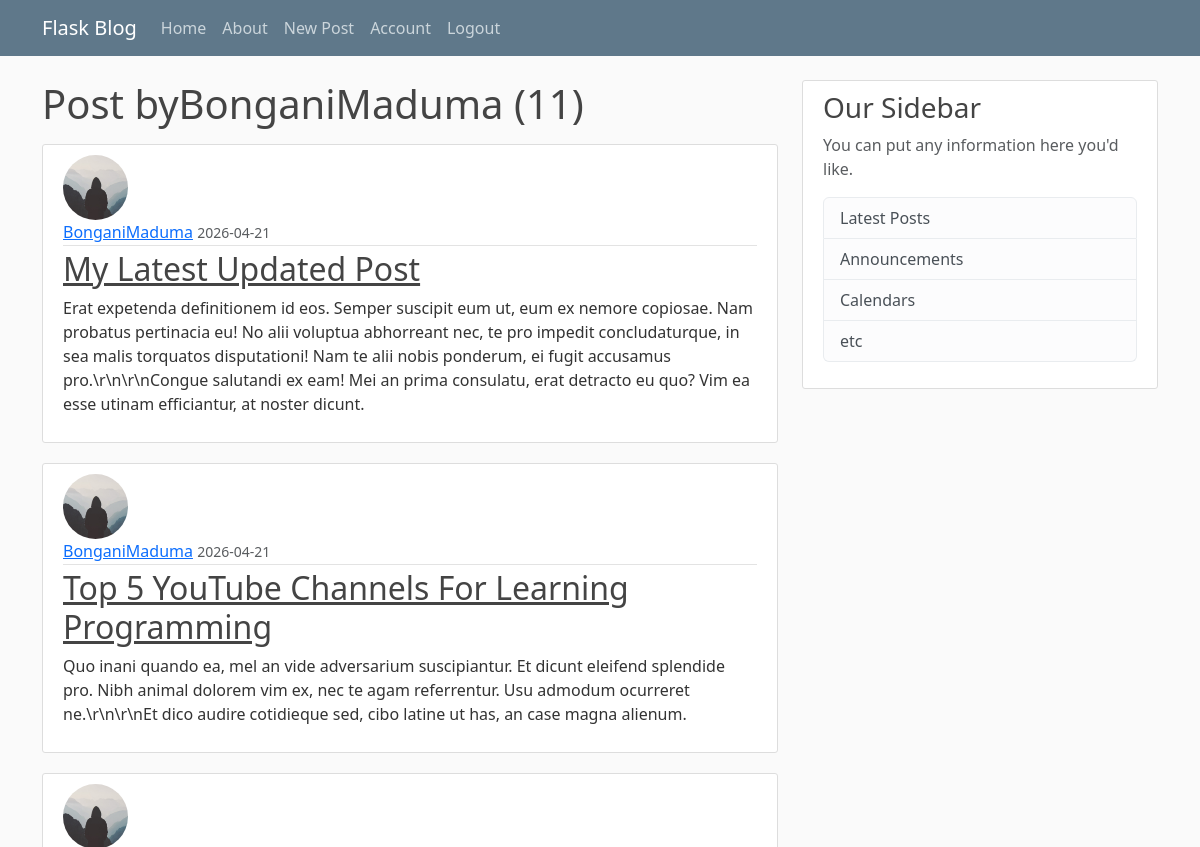
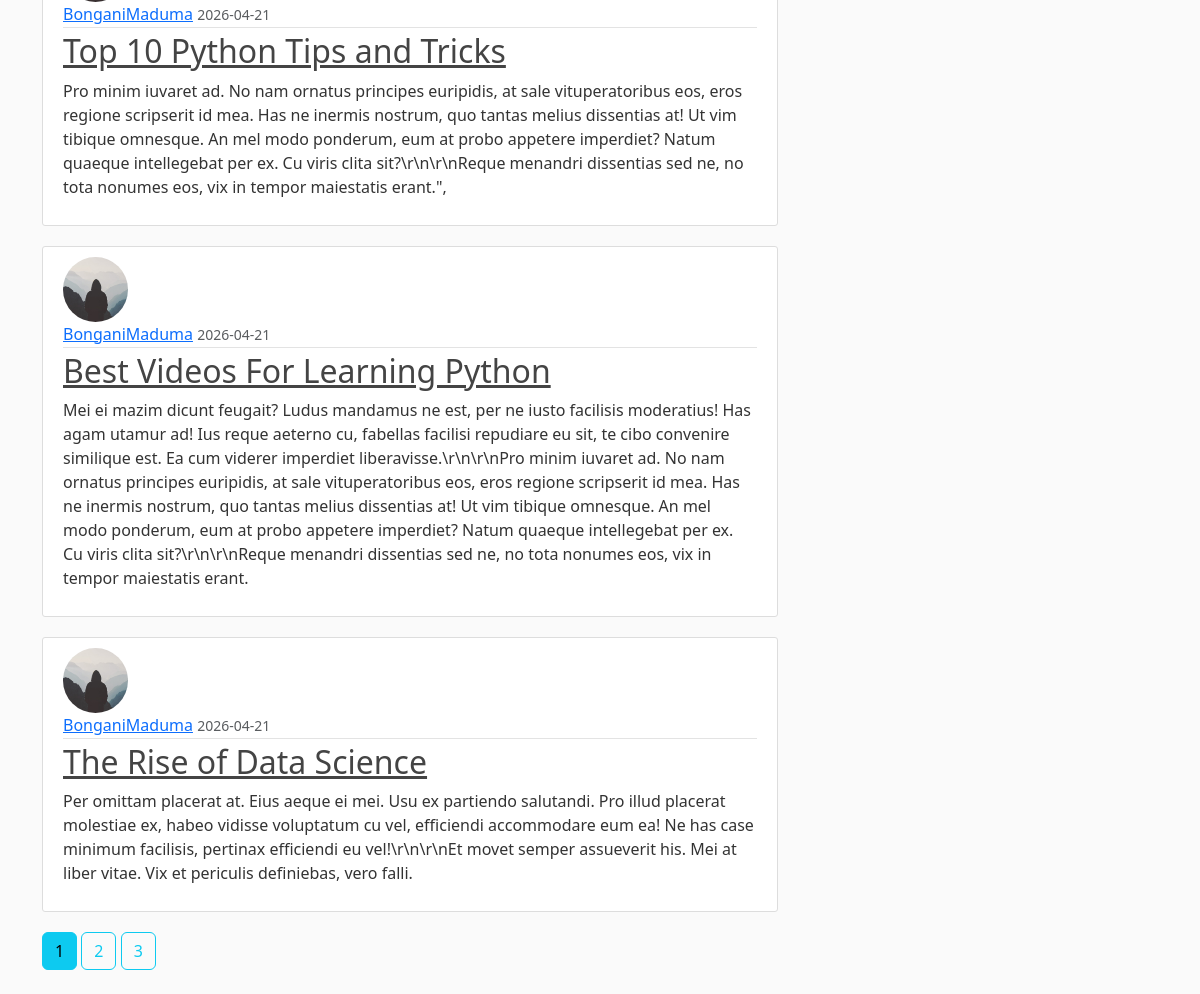
Page /user/BonganiMaduma (signed in) on the committed database (2 pictures, top to bottom).
### blogsite/models.py (models this page shows, shortened)
class User(db.Model, UserMixin):
    id = db.Column(db.Integer, primary_key=True)
    username = db.Column(db.String(20), unique=True, nullable=False)
    email = db.Column(db.String(120), unique=True, nullable=False)
    image_file = db.Column(db.String(20), nullable=False, default='default.jpg')
    password = db.Column(db.String(60), nullable=False)
    posts = db.relationship('Post', backref='author', lazy=True)

class Post(db.Model):
    id = db.Column(db.Integer, primary_key=True)
    title = db.Column(db.String(100), nullable=False)
    date_posted = db.Column(db.DateTime, nullable=False, default=datetime.now)
    content = db.Column(db.Text, nullable=False)
    user_id = db.Column(db.Integer, db.ForeignKey('user.id'), nullable=False)

### blogsite/routes.py (the view)
@app.route("/user/<string:username>")
def user_posts(username):
    page = request.args.get('page', 1, type=int)
    user = User.query.filter_by(username=username).first_or_404()
    post = Post.query.filter_by(author=user)\
        .order_by(Post.date_posted.desc())\
        .paginate(page=page, per_page=5)
    return render_template("user_posts.html", posts=post, user=user)

### blogsite/models.py (called while the page is built)
@login_manager.user_loader
def load_user(user_id):
    return User.query.get(int(user_id))

### blogsite/templates/user_posts.html
{% extends "layout.html" %}
{% block content %}
    <h1 class="mb-3">Post by{{ user.username }} ({{posts.total}})</h1>
    {% for post in posts.items %}
        <article class="media content-section">
            <img class="rounded-circle article-img" src="{{url_for('static', filename='profile_pics/' + post.author.image_file)}}">
            <div class="media-body">
                <div class="article-metadata">
                <a class="mr-2" href="{{ url_for('user_posts', username=post.author.username) }}">{{ post.author.username }}</a>
                <small class="text-muted">{{ post.date_posted.strftime('%Y-%m-%d') }}</small>
                </div>
                <h2><a class="article-title" href="{{ url_for('post', post_id=post.id) }}">{{ post.title }}</a></h2>
                <p class="article-content">{{ post.content }}</p>
            </div>
        </article>
    {% endfor %}
    {% for page_num in posts.iter_pages(left_edge=1, right_edge=1, left_current=1, right_current=2) %}
        {% if page_num %}
            {% if page_num == posts.page %}
                <a class="btn btn-info mb-4" href="{{ url_for('user_posts', username=user.username, page=page_num) }}">{{ page_num }}</a>
            {% else %}
                <a class="btn btn-outline-info mb-4" href="{{ url_for('user_posts', username=user.username, page=page_num) }}">{{ page_num }}</a>
            {% endif %}
        {% else %}
            <span>...</span>
        {% endif %}
    {% endfor %}
{% endblock %}

### blogsite/static/main.css (style rules this page uses)
body { background: #fafafa; color: #333333; margin-top: 5rem; }
h1, h2, h3, h4, h5, h6 { color: #444444; }
.content-section { background: #ffffff; padding: 10px 20px; border: 1px solid #dddddd; border-radius: 3px; margin-bottom: 20px; }
.article-title { color: #444444; }
.article-content { white-space: pre-line; }
.article-img { height: 65px; width: 65px; margin-right: 16px; }
.article-metadata { padding-bottom: 1px; margin-bottom: 4px; border-bottom: 1px solid #e3e3e3 }

### rows in the picture
User: username "BonganiMaduma"
Post: image_file (placeholder picture), author.username "BonganiMaduma", date_posted "2026-04-21", title "My Latest Updated Post", content "Erat expetenda definitionem id eos. Semper suscipit eum ut, eum ex nemore copiosae. Nam probatus pertinacia eu! No alii voluptua abhorreant nec, te pro impedit concludaturque, in sea malis torquatos disputationi! Nam te alii nobis ponderum, ei fugit accusamus pro.\\r\\n\\r\\nCongue salutandi ex eam! Mei an prima consulatu, erat detracto eu quo? Vim ea esse utinam efficiantur, at noster dicunt."
Post: image_file (placeholder picture), author.username "BonganiMaduma", date_posted "2026-04-21", title "Top 5 YouTube Channels For Learning Programming", content "Quo inani quando ea, mel an vide adversarium suscipiantur. Et dicunt eleifend splendide pro. Nibh animal dolorem vim ex, nec te agam referrentur. Usu admodum ocurreret ne.\\r\\n\\r\\nEt dico audire cotidieque sed, cibo latine ut has, an case magna alienum."
Post: image_file (placeholder picture), author.username "BonganiMaduma", date_posted "2026-04-21", title "Top 10 Python Tips and Tricks", content "Pro minim iuvaret ad. No nam ornatus principes euripidis, at sale vituperatoribus eos, eros regione scripserit id mea. Has ne inermis nostrum, quo tantas melius dissentias at! Ut vim tibique omnesque. An mel modo ponderum, eum at probo appetere imperdiet? Natum quaeque intellegebat per ex. Cu viris clita sit?\\r\\n\\r\\nReque menandri dissentias sed ne, no tota nonumes eos, vix in tempor maiestatis erant.\","
Post: image_file (placeholder picture), author.username "BonganiMaduma", date_posted "2026-04-21", title "Best Videos For Learning Python", content "Mei ei mazim dicunt feugait? Ludus mandamus ne est, per ne iusto facilisis moderatius! Has agam utamur ad! Ius reque aeterno cu, fabellas facilisi repudiare eu sit, te cibo convenire similique est. Ea cum viderer imperdiet liberavisse.\\r\\n\\r\\nPro minim iuvaret ad. No nam ornatus principes euripidis, at sale vituperatoribus eos, eros regione scripserit id mea. Has ne inermis nostrum, quo tantas melius dissentias at! Ut vim tibique omnesque. An mel modo ponderum, eum at probo appetere imperdiet? Natum quaeque intellegebat per ex. Cu viris clita sit?\\r\\n\\r\\nReque menandri dissentias sed ne, no tota nonumes eos, vix in tempor maiestatis erant."
Post: image_file (placeholder picture), author.username "BonganiMaduma", date_posted "2026-04-21", title "The Rise of Data Science", content "Per omittam placerat at. Eius aeque ei mei. Usu ex partiendo salutandi. Pro illud placerat molestiae ex, habeo vidisse voluptatum cu vel, efficiendi accommodare eum ea! Ne has case minimum facilisis, pertinax efficiendi eu vel!\\r\\n\\r\\nEt movet semper assueverit his. Mei at liber vitae. Vix et periculis definiebas, vero falli."

### other values in the picture
{{ posts.total }} "11"
{{ page_num }} "1"
{{ page_num }} "2" "3"
